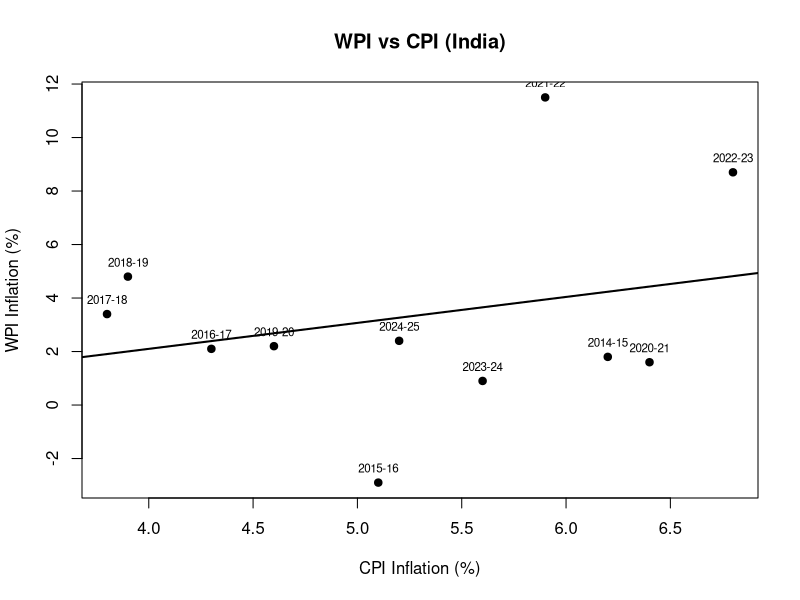
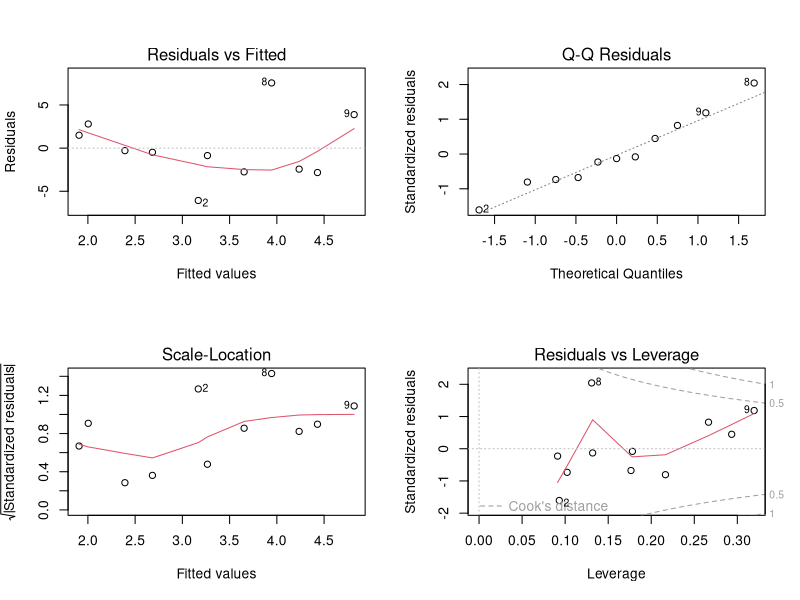

Generate these figures, in order, with R:
# ================================
# - FINAL R SCRIPT
# ================================

# --- Data ---
year <- c("2014-15","2015-16","2016-17","2017-18","2018-19",
          "2019-20","2020-21","2021-22","2022-23","2023-24","2024-25")

cpi <- c(6.2,5.1,4.3,3.8,3.9,4.6,6.4,5.9,6.8,5.6,5.2)
wpi <- c(1.8,-2.9,2.1,3.4,4.8,2.2,1.6,11.5,8.7,0.9,2.4)

df <- data.frame(Year = year, CPI = cpi, WPI = wpi)

# --- View Data ---
print(df)

# ================================
# 1. DESCRIPTIVE STATISTICS
# ================================
cat("========== Descriptive Statistics ==========\n")

cat("\nCPI:\n")
print(summary(df$CPI))
cat("Standard Deviation:", sd(df$CPI), "\n")

cat("\nWPI:\n")
print(summary(df$WPI))
cat("Standard Deviation:", sd(df$WPI), "\n")

# ================================
# 2. CORRELATION
# ================================
cat("\n========== Correlation ==========\n")
correlation <- cor(df$CPI, df$WPI)
cat("Correlation (CPI vs WPI):", correlation, "\n")

# ================================
# 3. REGRESSION MODEL
# ================================
cat("\n========== Regression ==========\n")
model <- lm(WPI ~ CPI, data = df)

summary(model)

# Regression Equation
coef_vals <- coef(model)
cat("\nRegression Equation:\n")
cat("WPI =", round(coef_vals[1],3), "+", round(coef_vals[2],3), "* CPI\n")

# ================================
# 4. SCATTER PLOT + REGRESSION
# ================================
plot(df$CPI, df$WPI,
     main = "WPI vs CPI (India)",
     xlab = "CPI Inflation (%)",
     ylab = "WPI Inflation (%)",
     pch = 19)

abline(model, lwd = 2)

text(df$CPI, df$WPI, labels = df$Year, pos = 3, cex = 0.7)

# ================================
# 5. DIAGNOSTIC PLOTS
# ================================
par(mfrow = c(2,2))
plot(model)
par(mfrow = c(1,1))

# ================================
# 6. FITTED VALUES & RESIDUALS
# ================================
df$Fitted <- round(fitted(model), 3)
df$Residuals <- round(residuals(model), 3)

cat("\n========== Fitted Values & Residuals ==========\n")
print(df)

# ================================
# END OF SCRIPT
# ================================
cat("\nAnalysis Complete\n")
